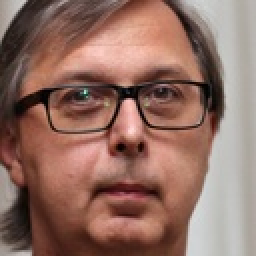
#> input picture unused_code/cropped_hip/Peter Borovansky.jpg, 128 x 128 px, found by its file name (shown 2 times larger)
$ jupyter execute --allow-errors FaceDetectAndPreprocess_NotUsed.ipynb
#> lines starting #> are read from the running program, lines starting #| are printed output that depends on the picture
[cell 1]
import os
import cv2
import matplotlib.pyplot as plt
from matplotlib.patches import Rectangle
import numpy as np

[cell 2]
# Face classifier
face_cascade = cv2.CascadeClassifier("classifiers/haarcascade_frontalface_default.xml")

# Eye classiefier
eye_cascade = cv2.CascadeClassifier('classifiers/haarcascade_eye.xml')

# Smile classifier
smile_cascade = cv2.CascadeClassifier('classifiers/haarcascade_smile.xml')

### PARAMETERS OF DETECT
Amongst these parameters, you need to pay more attention to four of them:

scaleFactor – Parameter specifying how much the image size is reduced at each image scale.
Basically, the scale factor is used to create your scale pyramid. More explanation, your model has a fixed size defined during training, which is visible in the XML. This means that this size of the face is detected in the image if present. However, by rescaling the input image, you can resize a larger face to a smaller one, making it detectable by the algorithm.

1.05 is a good possible value for this, which means you use a small step for resizing, i.e. reduce the size by 5%, you increase the chance of a matching size with the model for detection is found. This also means that the algorithm works slower since it is more thorough. You may increase it to as much as 1.4 for faster detection, with the risk of missing some faces altogether.

minNeighbors – Parameter specifying how many neighbors each candidate rectangle should have to retain it.
This parameter will affect the quality of the detected faces. Higher value results in fewer detections but with higher quality. 3~6 is a good value for it.

minSize – Minimum possible object size. Objects smaller than that are ignored.
This parameter determines how small size you want to detect. You decide it! Usually, [30, 30] is a good start for face detection.

maxSize – Maximum possible object size. Objects bigger than this are ignored.
This parameter determines how big size you want to detect. Again, you decide it! Usually, you don't need to set it manually, the default value assumes you want to detect without an upper limit on the size of the face.

[cell 3]
# capture frames from a camera
#cap = cv2.VideoCapture(0)

fig, ax = plt.subplots(1,4,figsize=(15, 9))

# reads frames from a camera
#ret, img = cap.read()
imgs = [cv2.imread("DAI/big/Peter Borovansky.jpg"),
        cv2.imread("DAI/big/Vladimir Boza.jpg"),
        cv2.imread("DAI/big/Ivor Uhliarik.jpg"),
        cv2.imread("INF/Adriana Pažická.jpg")]
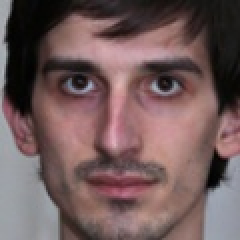
#> input picture cropped AIN/Vladimir Boza.jpg, 120 x 120 px, found by its file name (shown 2 times larger)
#> (the rest of this cell did not finish here and is left out)

[cell 4]
def preProcess(meno, img, width, height):
    # convert to gray scale of each frames
    gray = cv2.cvtColor(img, cv2.COLOR_BGR2GRAY)

    #img2 = cv2.cvtColor(img, cv2.COLOR_RGB2BGR)
    #ax[i].imshow(img2)


    # Detects faces of different sizes in the input image
    faces = ()
    eyes = ()
    smiles = ()
    faces = face_cascade.detectMultiScale(gray,
                                          scaleFactor = 1.1,
                                          minNeighbors = 2)

    found = len(faces)

    if found  == 0:
        print("problem")
        return False
    elif found == 1:
        (x, y, w, h) = faces[0]
        face = img[y:y+h, x:x+w]
        resizedFace = cv2.resize(face, (width, height))
        cv2.imwrite("cropped "+meno, resizedFace)
        return True
    else:
        for (x,y,w,h) in faces:
            roi_gray = gray[y:y+h, x:x+w]
            roi_color = img[y:y+h, x:x+w]

            # Detects eyes of different sizes in the input image
            eyes = eye_cascade.detectMultiScale(roi_gray,
                                                scaleFactor = 1.3,
                                                minNeighbors = 4)
            smiles = smile_cascade.detectMultiScale(roi_gray,
                                                    scaleFactor = 1.85,
                                                    minNeighbors = 10)
            if len(eyes) > 0 or len(smiles) > 0:
                resizedFace = cv2.resize(roi_color, (width, height))
                cv2.imwrite("cropped "+meno, resizedFace)
                return True
        return False

[cell 5]
people = dict()
folders = ["AIN",  "INF"]


for f in folders:
    try:
        os.mkdir("cropped "+f)
    except:
        print("Dir prob")
    list_of_files = []
    for root, dirs, files in os.walk(f):
        for file in files:
            list_of_files.append(os.path.join(root,file))


    for name in list_of_files:
        #print(name)
        name.encode('unicode_escape')
        #print(name)
        img = cv2.imread(name)
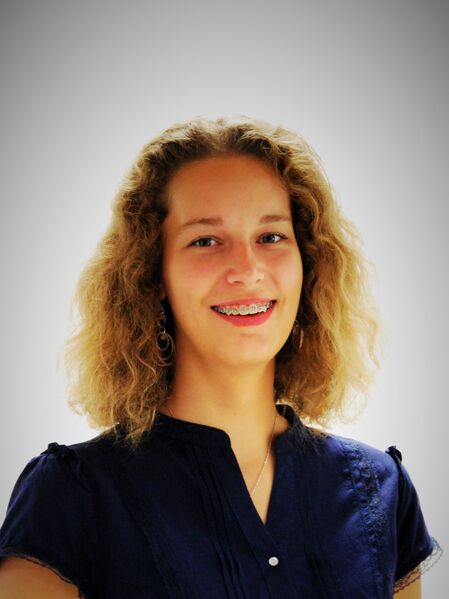
#> input picture AIN/AIN_Dominika Mihalova.jpg, 449 x 599 px
#> img is the input picture: shape (599, 449, 3); mean B, G, R 115.7, 125.9, 140.3
        if np.any(img == None):
            print(name)
        else:
            shape = img.shape
#> shape = (599, 449, 3)
            people[name] = (img, shape)

"""
len(people)
minWidth = 10000
minHeight = 10000
for p in people.values():
    if p[1][0] < minHeight:
        minHeight = p[1][0]
    if p[1][1] < minWidth:
        minWidth = p[1][1]
print(minWidth, minHeight)
ourHeight = 10*(minHeight//10)
ourWidth = int((2/3)*minHeight)
print(ourWidth, ourHeight)
if ourWidth > minWidth:
    print("problem")
"""
...

[cell 6]
w = 120
h = 120
for pN, pI in people.items():
    if not preProcess(pN, pI[0], w, h):
        print(pN)
#> this loop made 3 passes
#> faces in preProcess on pass 2: [[58, 145, 83, 83], [41, 50, 122, 122]]
#> pass 1, in preProcess, `gray = cv2.cvtColor(img, cv2.COLOR_BGR2GRAY)`:
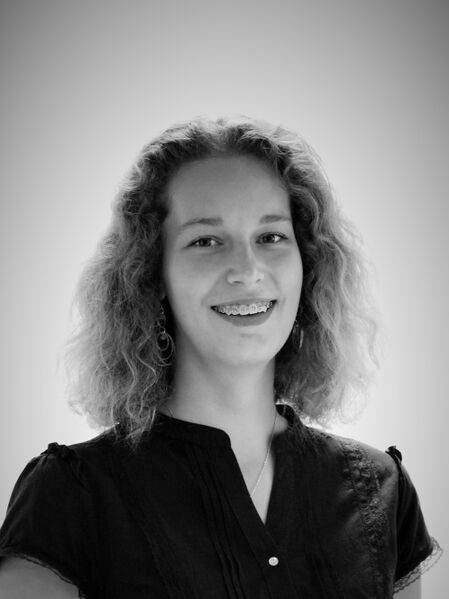
#> gray: shape (599, 449); min 0, max 254, mean 129
#> pass 1, in preProcess, `face = img[y:y+h, x:x+w]`:
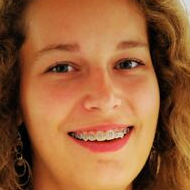
#> face: shape (190, 190, 3); mean B, G, R 57.1, 96.7, 153
#> pass 1, in preProcess, `resizedFace = cv2.resize(face, (width, height))`:
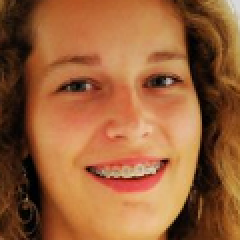
#> resizedFace: shape (120, 120, 3) (shown 2 times larger); mean B, G, R 57, 96.6, 152.9
#> pass 2, in preProcess (call 2), `gray = cv2.cvtColor(img, cv2.COLOR_BGR2GRAY)`:
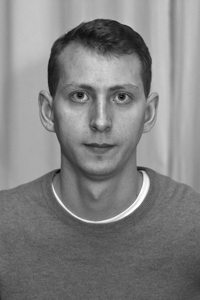
#> gray: shape (300, 200); min 1, max 255, mean 129.7
